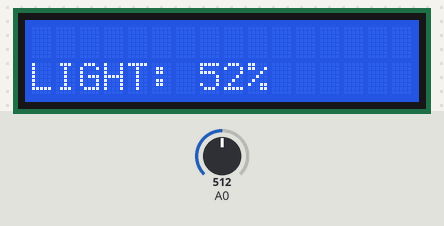
This sketch was run on a simulated Arduino Uno, built with avr-gcc and run on an emulated ATmega328P. On the bench: 16×2 character LCD. The test bench sets the inputs (shaded band); at power-on: A0 = 512.

Above: at 1.2 s.
1.3 s: A0 set to 940
At 1.9 s:
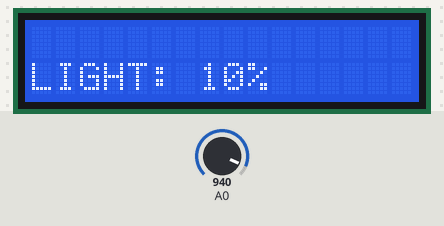
2.8 s: A0 set to 957
At 3.5 s:
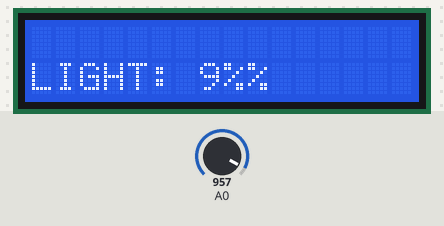
4.3 s: A0 set to 511
At 5.0 s:
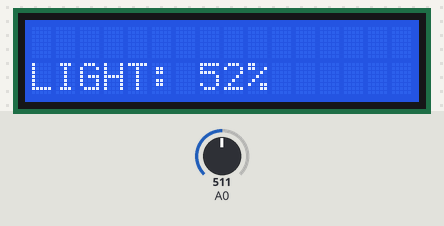
Timing chart, 0 to 7.3 s (numbered marks = the images above; inputs shaded):
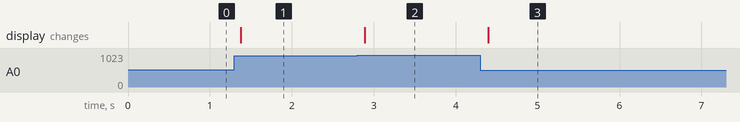

The sketch:

lcd_light.ino
```cpp
#include <LiquidCrystal.h>

LiquidCrystal lcd(7, 8, 9, 10, 11 , 12);
String str;

void setup() {
  lcd.begin(16, 2);
  lcd.setCursor(0,1);
  lcd.write("LIGHT: ");
}

void loop() {

  int lightIntensity  = analogRead(A0);
  lightIntensity = map(lightIntensity, 1050, 20, 0, 100);
  str = String(lightIntensity)+"%";

  lcd.setCursor(7,1);
  lcd.print(str);
  delay(100);

}
```

Measured:
- the behaviour switches between 947 and 948 on A0 (found by bisection; images 1 and 2)
- after the input at 1.3 s, the display: changes after 0.08 s (image 1)
- after the input at 2.8 s, the display: changes after 0.09 s (image 2)
- after the input at 4.3 s, the display: changes after 0.10 s (image 3)
